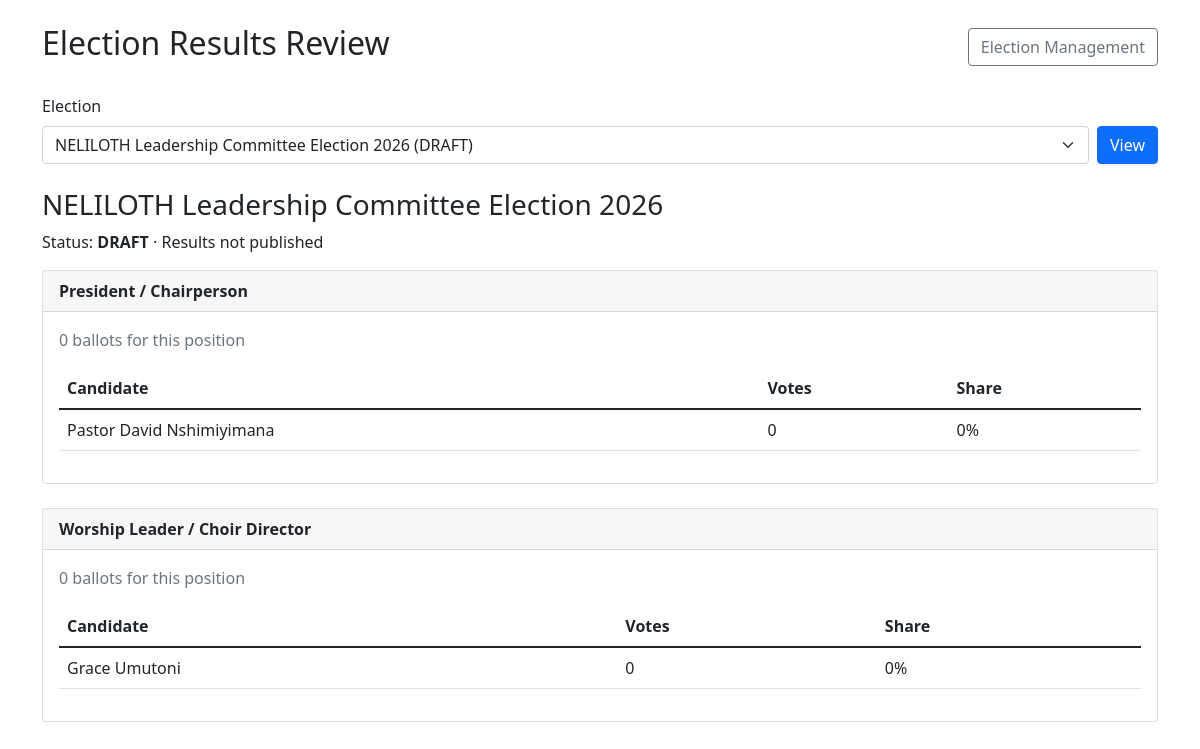
The app's page /admin/results.php (signed in) with its own data.
### tables this page shows
CREATE TABLE IF NOT EXISTS elections (
    id INT PRIMARY KEY AUTO_INCREMENT,
    title VARCHAR(255) NOT NULL,
    description TEXT,
    start_time DATETIME NOT NULL,
    end_time DATETIME NOT NULL,
    status ENUM('draft','upcoming','open','paused','closed','cancelled') DEFAULT 'draft',
    results_published BOOLEAN NOT NULL DEFAULT FALSE,
    published_at DATETIME NULL,
    created_at TIMESTAMP DEFAULT CURRENT_TIMESTAMP
);

CREATE TABLE positions (
    id INT PRIMARY KEY AUTO_INCREMENT,
    title VARCHAR(100) NOT NULL,
    description TEXT,
    created_at TIMESTAMP DEFAULT CURRENT_TIMESTAMP
);

CREATE TABLE candidates (
    id INT PRIMARY KEY AUTO_INCREMENT,
    name VARCHAR(100) NOT NULL,
    bio TEXT,
    position_id INT NOT NULL,
    created_at TIMESTAMP DEFAULT CURRENT_TIMESTAMP,
    FOREIGN KEY (position_id) REFERENCES positions(id) ON DELETE CASCADE
);

### config/functions.php (called while the page is built, shortened)
<?php
require_once __DIR__ . "/database.php";
function getElectionStatus($election_id) {
    global $pdo;
    $stmt = $pdo->prepare("SELECT status, start_time, end_time FROM elections WHERE id = ?");
    $stmt->execute([(int)$election_id]);
    $election = $stmt->fetch();
    $status = $election["status"];
    return $status;
}
?>

### admin/results.php (the view, shortened to what this page needs)
<?php
require_once "../config/functions.php";
$elections = $pdo->query("SELECT id, title, status, results_published FROM elections ORDER BY created_at DESC")->fetchAll();
$election_id = filter_var($_GET["election_id"] ?? null, FILTER_VALIDATE_INT);
if (!$election_id && $elections) {
    $election_id = (int)$elections[0]["id"];
}
$election_stmt = $pdo->prepare("SELECT * FROM elections WHERE id = ?");
$election_stmt->execute([(int)$election_id]);
$election = $election_stmt->fetch();
if ($election) {
    $election["status"] = getElectionStatus((int)$election["id"]);
}
$positions = [];
if ($election) {
    $position_stmt = $pdo->prepare("SELECT id, title, description FROM positions WHERE election_id = ? ORDER BY id");
    $position_stmt->execute([(int)$election["id"]]);
    $positions = $position_stmt->fetchAll();
}
?>
<!DOCTYPE html>
<html lang="en">
<head>
    <link href="https://cdn.jsdelivr.net/npm/bootstrap@5.1.3/dist/css/bootstrap.min.css" rel="stylesheet">
</head>
<body>
<div class="container py-4">
    <div class="d-flex justify-content-between align-items-center mb-4">
        <h2>Election Results Review</h2>
        <a href="manage_elections.php" class="btn btn-outline-secondary">Election Management</a>
    </div>
    <?php if (!$election): ?>
        <div class="alert alert-info">No elections have been created.</div>
    <?php else: ?>
        <form method="GET" class="mb-4">
            <label for="election_id" class="form-label">Election</label>
            <div class="d-flex gap-2">
                <select id="election_id" name="election_id" class="form-select">
                    <?php foreach ($elections as $item): ?>
                        <option value="<?php echo (int)$item["id"]; ?>" <?php echo (int)$item["id"] === (int)$election_id ? "selected" : ""; ?>>
                            <?php echo htmlspecialchars($item["title"] . " (" . strtoupper($item["status"]) . ")"); ?>
                        </option>
                    <?php endforeach; ?>
                </select>
                <button class="btn btn-primary" type="submit">View</button>
            </div>
        </form>
        <h3><?php echo htmlspecialchars($election["title"]); ?></h3>
        <p>Status: <strong><?php echo htmlspecialchars(strtoupper($election["status"])); ?></strong>
            · Results <?php echo !empty($election["results_published"]) ? "published" : "not published"; ?></p>
        <?php foreach ($positions as $position): ?>
            <?php
            $candidate_stmt = $pdo->prepare("
                SELECT c.id, c.name, COUNT(b.id) AS votes
                FROM candidates c
                LEFT JOIN ballots b ON b.candidate_id = c.id
                    AND b.election_id = ? AND b.position_id = c.position_id
                WHERE c.position_id = ?
                GROUP BY c.id, c.name
                ORDER BY votes DESC, c.name ASC
            ");
            $candidate_stmt->execute([(int)$election["id"], (int)$position["id"]]);
            $candidates = $candidate_stmt->fetchAll();
            $total_stmt = $pdo->prepare("SELECT COUNT(*) FROM ballots WHERE election_id = ? AND position_id = ?");
            $total_stmt->execute([(int)$election["id"], (int)$position["id"]]);
            $total = (int)$total_stmt->fetchColumn();
            ?>
            <section class="card mb-4">
                <div class="card-header"><strong><?php echo htmlspecialchars($position["title"]); ?></strong></div>
                <div class="card-body">
                    <p class="text-muted"><?php echo $total; ?> ballots for this position</p>
                    <div class="table-responsive">
                        <table class="table">
                            <thead><tr><th>Candidate</th><th>Votes</th><th>Share</th></tr></thead>
                            <tbody>
                            <?php foreach ($candidates as $candidate): ?>
                                <?php $votes = (int)$candidate["votes"]; ?>
                                <tr>
                                    <td><?php echo htmlspecialchars($candidate["name"]); ?></td>
                                    <td><?php echo $votes; ?></td>
                                    <td><?php echo $total ? round($votes * 100 / $total, 1) : 0; ?>%</td>
                                </tr>
                            <?php endforeach; ?>
                            </tbody>
                        </table>
                    </div>
                </div>
            </section>
        <?php endforeach; ?>
    <?php endif; ?>
</div>
</body>
</html>

### records on screen
elections: title "NELILOTH Leadership Committee Election 2026", status "DRAFT"
positions: title "President / Chairperson", total "0"
candidates: name "Pastor David Nshimiyimana", votes "0"
positions: title "Worship Leader / Choir Director", total "0"
candidates: name "Grace Umutoni", votes "0"

### other values on screen
form field election_id "NELILOTH Leadership Committee Election 2026 (DRAFT)"
